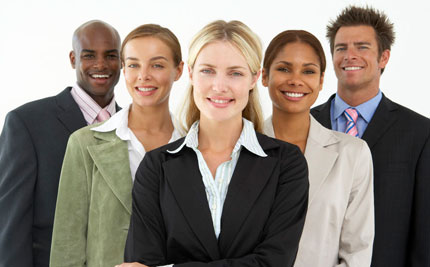
#> input picture group.jpg, 430 x 267 px
$ python face_detector.py
#> lines starting #> are read from the running program, lines starting #| are printed output that depends on the picture; after the words box and inside, x2 and y2 are one past the last pixel; in counts of white or black regions, pixels touching at a corner belong together
import cv2
from random import randrange

trained_face_data = cv2.CascadeClassifier('haarcascade_frontalface_default.xml')


# choose image to detect faces
# img = cv2.imread('RDJ.jpg')
img = cv2.imread('group.jpg')
#> img is the input picture: shape (267, 430, 3); mean B, G, R 123.2, 132.4, 142.1

# convert image to grayscale-color
grayscaled_img = cv2.cvtColor(img, cv2.COLOR_BGR2GRAY)
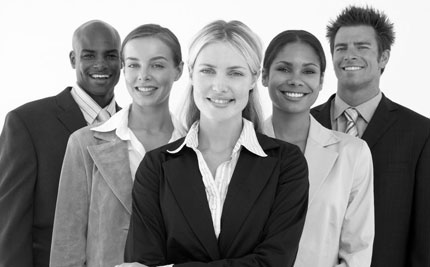
#> grayscaled_img: shape (267, 430); min 0, max 255, mean 134.2

# Detect Faces
face_coordinates = trained_face_data.detectMultiScale(grayscaled_img) # puts all the faces coordinates in array
#> face_coordinates = [[104, 92, 44, 44], [325, 25, 57, 57], [72, 35, 54, 54], [264, 46, 63, 63], [114, 40, 63, 63], [183, 42, 78, 78], [111, 8, 79, 79]]

#Draw rectangles around the faces
# cv2.rectangle(img,(35,78),( 258+35, 258+78),(0,255,0),3) # 3 is the thickness of rectangle,
# x,y,w,h = face_coordinates[0]
# cv2.rectangle(img,(x,y),(x+w, y+h),(0,255,0),5)

for x,y,w,h in face_coordinates:
	cv2.rectangle(img,(x,y),(x+w, y+h),(randrange(128, 256),randrange(128, 256),randrange(128, 256)),5)
#> this loop made 7 passes
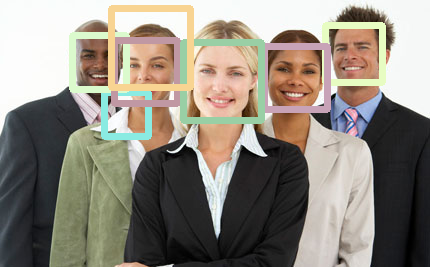
#> img: shape (267, 430, 3); 9.33% of pixels changed, all inside (x1, y1, x2, y2) = (69, 5, 386, 140)


# print(face_coordinates)

#Display the images with the faces
cv2.imshow('Robert Downey Junior', img)


cv2.waitKey()
print("Code Completed!")

$ run again, with RDJ.jpg copied over group.jpg
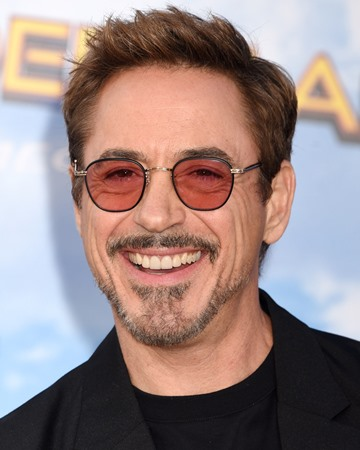
#> input picture RDJ.jpg, 360 x 450 px
#> img is the input picture: shape (450, 360, 3); mean B, G, R 131.5, 133.4, 152.9
#> `grayscaled_img = cv2.cvtColor(img, cv2.COLOR_BGR2GRAY)`:
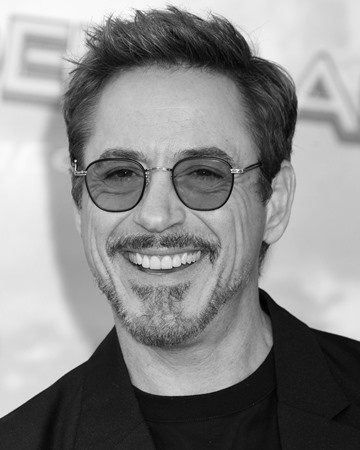
#> grayscaled_img: shape (450, 360); min 0, max 254, mean 139
#> face_coordinates = [[35, 78, 258, 258]]
#> the loop `for x,y,w,h in face_coordinates:` made 1 pass
#> after the loop `for x,y,w,h in face_coordinates:`:
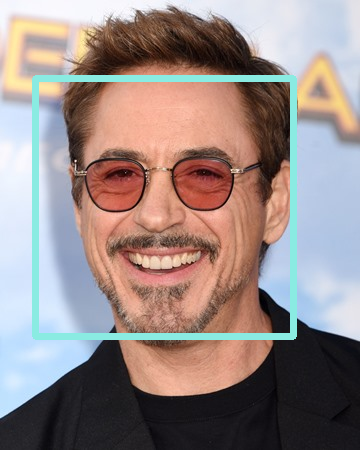
#> img: shape (450, 360, 3); 4.45% of pixels changed, all inside (x1, y1, x2, y2) = (32, 75, 297, 340)
